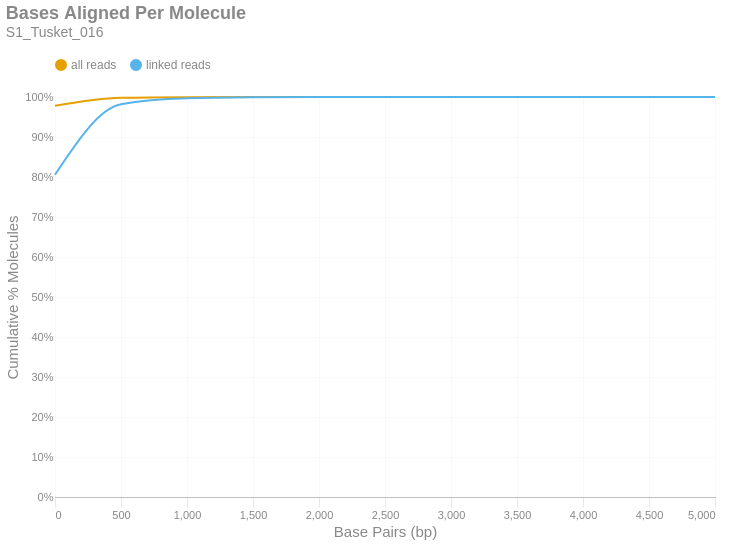

Notebook source saved alongside this figure:
### Markdown cell above
### Bases Aligned Per Molecule
This is a cumulative frequency distribution showing the number of base pairs aligned per unique molecule. These data are shown in 500 bp bins. There are two distributions: one with `all reads` (yellow) and another with only `linked reads` (blue). The percent of molecules in the `linked reads` distribution is relative to the total number of linked molecules.

### Code cell
if SKIPLR:
    print_html(f"Skipped")
else:
    binned_df = consolidated_hist(valids['aligned_bp'], mask, 500, True)
    with SafeRender(binned_df):
        (
            density_plot(binned_df, 'Bases Aligned Per Molecule', samplename, 'basesper')
            .encode(
                x=alt.X('bin:Q', title="Base Pairs (bp)").axis(tickMinStep=500).scale(padding=0),
                y=alt.Y('value:Q', title='Cumulative % Molecules')
                    .axis(format='%')
                    .scale(domain = [0,1])
                    .stack(False),
                color=alt.Color("key:N").scale(domain = ["all reads", "linked reads"]),
                tooltip = [
                    alt.Tooltip("key:N", title = "Data Type"),
                    alt.Tooltip("range_label:N", title="Bases Aligned Per Molecule"),
                    alt.Tooltip("value:Q", format = ".2%", title="% Molecules (Cum.)")
                ]
            )
        ).display()

### Figure 1 — Vega-Lite specification as saved in the notebook (floating-point values rounded to 4 significant figures)
{"width": "container", "height": 400, "config": {"title": {"anchor": "start", "dy": -15, "fontSize": 18, "color": "#888888", "subtitleColor": "#888888", "subtitleFontSize": 14}, "arc": {"fill": "#0072B2"}, "axis": {"domainColor": "#888888", "domainWidth": 0.5, "gridWidth": 0.2, "grid": false, "titleFontWeight": 400, "titleFontSize": 15, "labelFontSize": 11, "labelColor": "#888888", "tickColor": "#888888", "tickWidth": 0.2, "titleColor": "#888888"}, "axisBand": {"grid": false}, "axisX": {"grid": true, "tickSize": 10, "domainCap": "round"}, "axisY": {"domain": false, "grid": true, "tickSize": 0, "domainCap": "round"}, "background": "transparent", "header": {"labelFontSize": 15, "labelColor": "#888888", "titleFontSize": 15, "titleFontWeight": 600, "titleColor": "#888888"}, "legend": {"labelFont": "sans-serif", "labelFontSize": 12, "labelColor": "#888888", "symbolSize": 100, "symbolType": "circle", "titleFontSize": 12, "titlePadding": 10, "titleColor": "#888888", "title": null, "orient": "top"}, "range": {"category": ["#E69F00", "#56B4E9", "#009E73", "#F0E442", "#0072B2", "#D55E00", "#CC79A7", "#000000"], "diverging": ["#cfe8f3", "#a2d4ec", "#73bfe2", "#46abdb", "#1696d2", "#12719e"]}, "area": {"fill": "#0072B2", "fillOpacity": 0.7, "line": true, "strokeOpacity": 0.7}, "line": {"color": "#0072B2", "stroke": "#0072B2", "strokeWidth": 2}, "trail": {"color": "#0072B2", "stroke": "#0072B2", "strokeWidth": 0, "size": 1}, "point": {"filled": true, "fillOpacity": 1.0, "size": 95}, "text": {"color": "#888888", "fontSize": 11, "align": "right", "fontWeight": 400, "size": 11}, "bar": {"fill": "#0072B2", "stroke": null}, "view": {"stroke": null, "continuousWidth": 660, "continuousHeight": 400}}, "data": {"name": "data-d148db57a4aa3bc8c0b035f48e506e08"}, "mark": {"type": "line", "interpolate": "monotone", "point": {"opacity": 0, "size": 275}}, "encoding": {"color": {"field": "key", "scale": {"domain": ["all reads", "linked reads"]}, "type": "nominal"}, "tooltip": [{"field": "key", "title": "Data Type", "type": "nominal"}, {"field": "range_label", "title": "Bases Aligned Per Molecule", "type": "nominal"}, {"field": "value", "format": ".2%", "title": "% Molecules (Cum.)", "type": "quantitative"}], "x": {"axis": {"tickMinStep": 500}, "field": "bin", "scale": {"padding": 0}, "title": "Base Pairs (bp)", "type": "quantitative"}, "y": {"axis": {"format": "%"}, "field": "value", "scale": {"domain": [0, 1]}, "stack": false, "title": "Cumulative % Molecules", "type": "quantitative"}}, "params": [{"name": "param_c36ac31b6afebe62", "select": {"type": "point", "fields": ["key"]}, "bind": "legend"}], "title": {"text": "Bases Aligned Per Molecule", "subtitle": "S1_Tusket_016"}, "transform": [{"fold": ["all reads (cumsum)", "linked reads (cumsum)"]}, {"calculate": "replace(datum.key, ' (cumsum)', '')", "as": "key"}, {"filter": {"param": "param_c36ac31b6afebe62"}}], "usermeta": {"embedOptions": {"downloadFileName": "S1_Tusket_016.basesper"}}, "$schema": "https://vega.github.io/schema/vega-lite/v6.1.0.json", "datasets": {"data-d148db57a4aa3bc8c0b035f48e506e08": [{"bin": "0.0", "interval": "0.0-500.0", "all reads": 0.9779, "linked reads": 0.8057, "all reads (cumsum)": 0.9779, "linked reads (cumsum)": 0.8057, "range_label": "0-499"}, {"bin": "500.0", "interval": "500.0-1000.0", "all reads": 0.02005, "linked reads": 0.176, "all reads (cumsum)": 0.9979, "linked reads (cumsum)": 0.9817, "range_label": "500-999"}, {"bin": "1000.0", "interval": "1000.0-1500.0", "all reads": 0.001674, "linked reads": 0.01493, "all reads (cumsum)": 0.9996, "linked reads (cumsum)": 0.9966, "range_label": "1000-1499"}, {"bin": "1500.0", "interval": "1500.0-2000.0", "all reads": 0.000282, "linked reads": 0.00254, "all reads (cumsum)": 0.9999, "linked reads (cumsum)": 0.9991, "range_label": "1500-1999"}, {"bin": "2000.0", "interval": "2000.0-2500.0", "all reads": 7.076e-05, "linked reads": 0.0006383, "all reads (cumsum)": 1.0, "linked reads (cumsum)": 0.9998, "range_label": "2000-2499"}, {"bin": "2500.0", "interval": "2500.0-3000.0", "all reads": 1.712e-05, "linked reads": 0.0001545, "all reads (cumsum)": 1.0, "linked reads (cumsum)": 0.9999, "range_label": "2500-2999"}, {"bin": "3000.0", "interval": "3000.0-3500.0", "all reads": 6.295e-06, "linked reads": 5.679e-05, "all reads (cumsum)": 1.0, "linked reads (cumsum)": 1.0, "range_label": "3000-3499"}, {"bin": "3500.0", "interval": "3500.0-4000.0", "all reads": 2.14e-06, "linked reads": 1.931e-05, "all reads (cumsum)": 1.0, "linked reads (cumsum)": 1.0, "range_label": "3500-3999"}, {"bin": "4000.0", "interval": "4000.0-4500.0", "all reads": 6.295e-07, "linked reads": 5.679e-06, "all reads (cumsum)": 1.0, "linked reads (cumsum)": 1.0, "range_label": "4000-4499"}, {"bin": "4500.0", "interval": "4500.0-5000.0", "all reads": 2.518e-07, "linked reads": 2.272e-06, "all reads (cumsum)": 1.0, "linked reads (cumsum)": 1.0, "range_label": "4500-4999"}, {"bin": "5000.0", "interval": "5000.0-5500.0", "all reads": 1.259e-07, "linked reads": 1.136e-06, "all reads (cumsum)": 1.0, "linked reads (cumsum)": 1.0, "range_label": "5000-5499"}]}}
